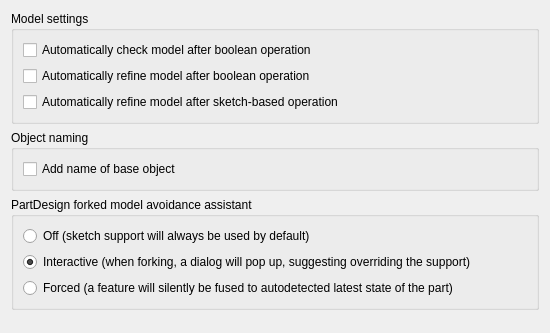
<?xml version="1.0" encoding="UTF-8"?>
<ui version="4.0">
 <class>PartGui::DlgSettingsGeneral</class>
 <widget class="QWidget" name="PartGui::DlgSettingsGeneral">
  <property name="geometry">
   <rect>
    <x>0</x>
    <y>0</y>
    <width>550</width>
    <height>333</height>
   </rect>
  </property>
  <property name="windowTitle">
   <string>General</string>
  </property>
  <layout class="QGridLayout" name="gridLayout_3">
   <item row="4" column="0">
    <spacer>
     <property name="orientation">
      <enum>Qt::Vertical</enum>
     </property>
     <property name="sizeHint" stdset="0">
      <size>
       <width>20</width>
       <height>40</height>
      </size>
     </property>
    </spacer>
   </item>
   <item row="0" column="0">
    <widget class="QGroupBox" name="groupBox_2">
     <property name="title">
      <string>Model settings</string>
     </property>
     <layout class="QGridLayout" name="gridLayout">
      <item row="0" column="0">
       <widget class="Gui::PrefCheckBox" name="checkBooleanCheck">
        <property name="text">
         <string>Automatically check model after boolean operation</string>
        </property>
        <property name="prefEntry" stdset="0">
         <cstring>CheckModel</cstring>
        </property>
        <property name="prefPath" stdset="0">
         <cstring>Mod/Part/Boolean</cstring>
        </property>
       </widget>
      </item>
      <item row="1" column="0">
       <widget class="Gui::PrefCheckBox" name="checkBooleanRefine">
        <property name="text">
         <string>Automatically refine model after boolean operation</string>
        </property>
        <property name="prefEntry" stdset="0">
         <cstring>RefineModel</cstring>
        </property>
        <property name="prefPath" stdset="0">
         <cstring>Mod/Part/Boolean</cstring>
        </property>
       </widget>
      </item>
      <item row="2" column="0">
       <widget class="Gui::PrefCheckBox" name="checkSketchBaseRefine">
        <property name="text">
         <string>Automatically refine model after sketch-based operation</string>
        </property>
        <property name="prefEntry" stdset="0">
         <cstring>RefineModel</cstring>
        </property>
        <property name="prefPath" stdset="0">
         <cstring>Mod/PartDesign</cstring>
        </property>
       </widget>
      </item>
     </layout>
    </widget>
   </item>
   <item row="1" column="0">
    <widget class="QGroupBox" name="groupBox_3">
     <property name="title">
      <string>Object naming</string>
     </property>
     <layout class="QGridLayout" name="gridLayout_2">
      <item row="0" column="0">
       <widget class="Gui::PrefCheckBox" name="checkObjectNaming">
        <property name="text">
         <string>Add name of base object</string>
        </property>
        <property name="prefEntry" stdset="0">
         <cstring>AddBaseObjectName</cstring>
        </property>
        <property name="prefPath" stdset="0">
         <cstring>Mod/Part</cstring>
        </property>
       </widget>
      </item>
     </layout>
    </widget>
   </item>
   <item row="3" column="0">
    <widget class="QGroupBox" name="groupBox_4">
     <property name="title">
      <string>PartDesign forked model avoidance assistant</string>
     </property>
     <layout class="QVBoxLayout" name="verticalLayout">
      <item>
       <widget class="Gui::PrefRadioButton" name="rbForkAvoidOff">
        <property name="text">
         <string>Off (sketch support will always be used by default)</string>
        </property>
        <property name="prefEntry" stdset="0">
         <cstring>ForkAvoidanceSketchBased_Off</cstring>
        </property>
        <property name="prefPath" stdset="0">
         <cstring>Mod/PartDesign</cstring>
        </property>
       </widget>
      </item>
      <item>
       <widget class="Gui::PrefRadioButton" name="rbForkAvoidInteractive">
        <property name="text">
         <string>Interactive (when forking, a dialog will pop up, suggesting overriding the support)</string>
        </property>
        <property name="checked">
         <bool>true</bool>
        </property>
        <property name="prefEntry" stdset="0">
         <cstring>ForkAvoidanceSketchBased_Interactive</cstring>
        </property>
        <property name="prefPath" stdset="0">
         <cstring>Mod/PartDesign</cstring>
        </property>
       </widget>
      </item>
      <item>
       <widget class="Gui::PrefRadioButton" name="rbForkAvoidForce">
        <property name="text">
         <string>Forced (a feature will silently be fused to autodetected latest state of the part)</string>
        </property>
        <property name="prefEntry" stdset="0">
         <cstring>ForkAvoidanceSketchBased_Forced</cstring>
        </property>
        <property name="prefPath" stdset="0">
         <cstring>Mod/PartDesign</cstring>
        </property>
       </widget>
      </item>
     </layout>
    </widget>
   </item>
  </layout>
 </widget>
 <customwidgets>
  <customwidget>
   <class>Gui::PrefCheckBox</class>
   <extends>QCheckBox</extends>
   <header>Gui/PrefWidgets.h</header>
  </customwidget>
  <customwidget>
   <class>Gui::PrefRadioButton</class>
   <extends>QRadioButton</extends>
   <header>Gui/PrefWidgets.h</header>
  </customwidget>
 </customwidgets>
 <resources/>
 <connections/>
</ui>
